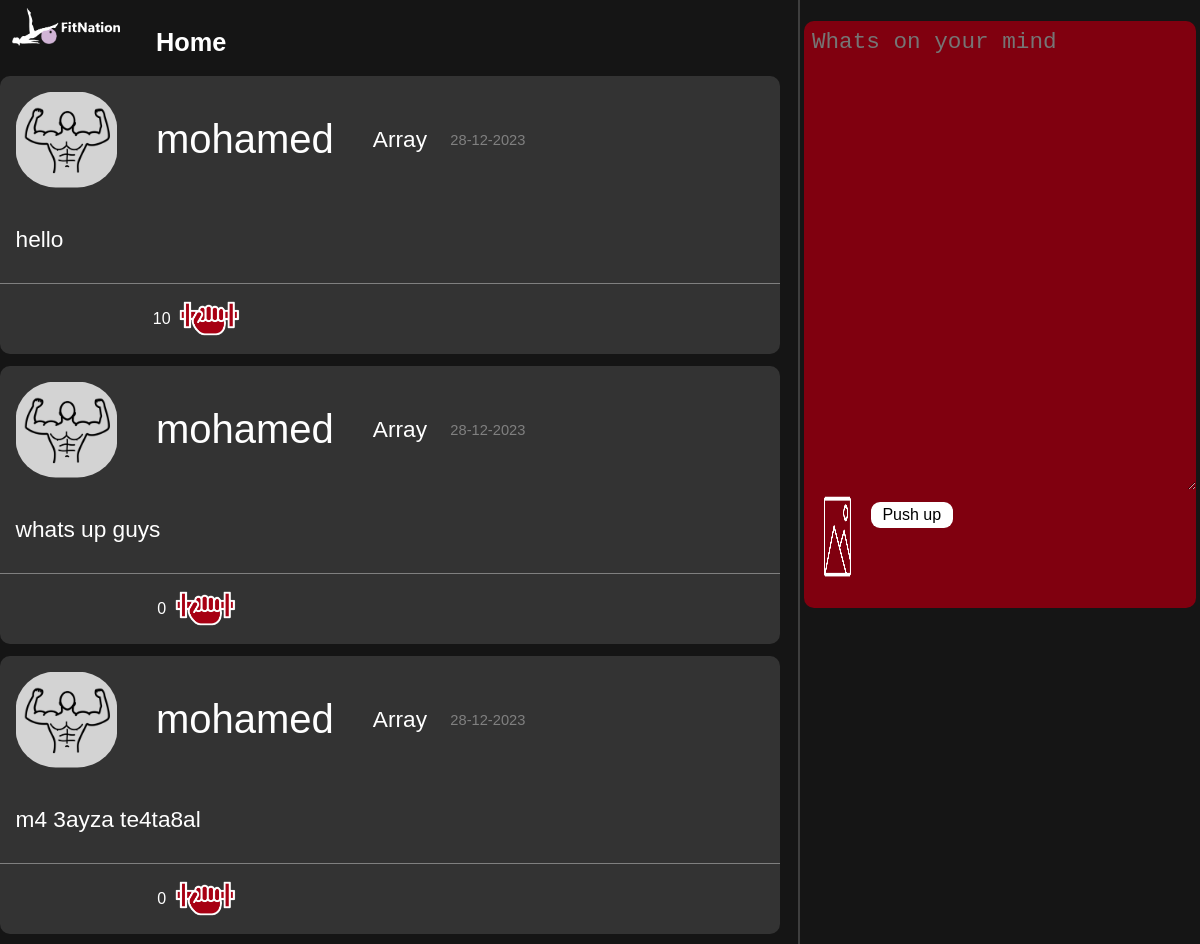
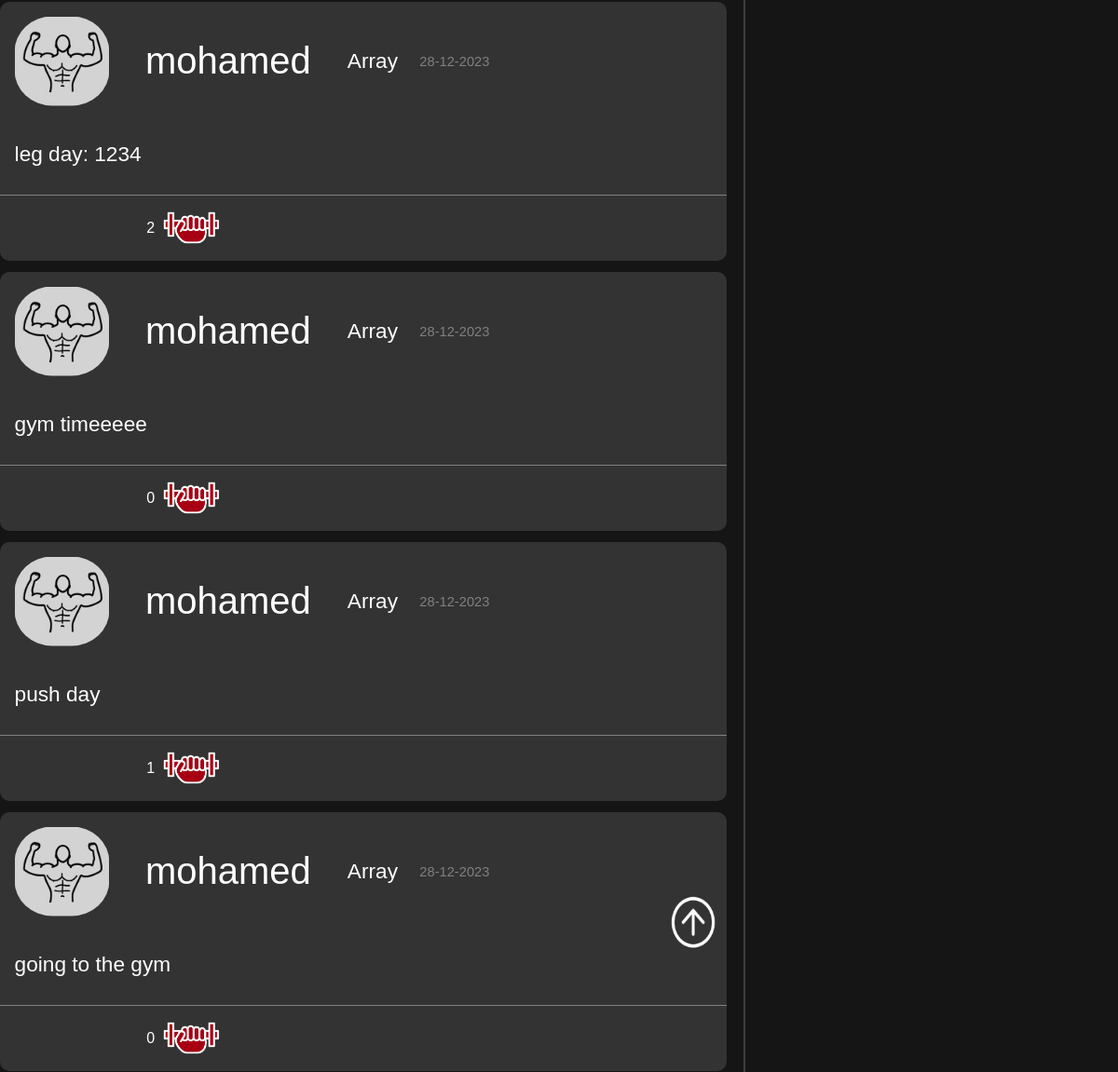
The page /blog.php (signed in) on the database its author committed (2 pictures, top to bottom).
### tables this page shows
CREATE TABLE `posts` (
  `Id` int(11) NOT NULL,
  `UserPosted` varchar(30) NOT NULL,
  `Likes` int(11) NOT NULL,
  `Time` varchar(15) NOT NULL,
  `Text` varchar(140) NOT NULL,
  `Image` varchar(30) NOT NULL
);

CREATE TABLE `user` (
  `ID` int(11) NOT NULL,
  `First_Name` varchar(30) NOT NULL,
  `Last_Name` varchar(30) NOT NULL,
  `Username` varchar(30) NOT NULL,
  `Password` varchar(30) NOT NULL,
  `Email` varchar(30) NOT NULL,
  `Phone_Number` int(11) NOT NULL
);

### blog.php (the view, shortened to what this page needs)
<?php
$con = new mysqli('localhost', 'root', '', 'fitnation');
?>
<html>
<head>
    <link rel="stylesheet" href="css/blog.css" type="text/css" />
</head>
<body>
    <img src="assets/img/logo.png" id="logo">
    <a href="index.php" id="home">Home</a>
    <div id="feed">
        <img src="assets/icons/upIcon.png" id="upImg">
        <?php
        $stmt = $con->prepare('select Id , UserPosted , Likes , Time , Text , Image from posts');
        $stmt->execute();
        $result = $stmt->get_result();
        while ($post = $result->fetch_assoc()) {
            $stmt2 = $con->prepare('select First_Name from user where Username = ?');
            $stmt2->bind_param("s", $post["UserPosted"]);
            $stmt2->execute();
            $result2 = $stmt2->get_result();
            $fname = $result2->fetch_assoc();
        ?>
            <br>
            <div id="post">
                <div id="info">
                    <img src="assets/icons/userProfile.png" id="userImg">
                    <span id="Name"><?php echo $fname['First_Name']; ?> </span>
                    <span id="userName"><?php echo $post["UserPosted"]; ?> </span>
                    <span id="time"><?php echo $post["Time"]; ?></span>
                </div>
                <div id="postContent">
                    <div id="postText">
                        <p><?php echo $post["Text"]; ?></p>
                    </div>
                </div>
                <div id="postIcons">
                    <span style="margin-right: 1%;"><?php echo $post["Likes"]; ?></span>
                    <?php $LikeId = $post["Id"];
                    echo "<a href=\"DB/connections/addLike.php?id=$LikeId\"><img id=\"like\" src=\"assets/icons/like2.png\"></a>" ?>
                </div>
            </div>
        <?php }
        ?>
    </div>
    <div id="rightSide">
        <form action="DB/connections/insertpost.php" method="post" id="newPost">
            <textarea name="textarea" id="textarea" placeholder="Whats on your mind" required></textarea><br>
            <img src="assets/icons/uploadImg.png" id="uploadImg">
            <input type="submit" value="Push up" id="pushUp">
        </form>
    </div>
</body>
</html>

### css/blog.css (style rules this page uses)
html { height: 102%; width: 100%; font-family: "Oswald", sans-serif; }
body { width: 100%; height: 100%; position: relative; margin: 0; background-color: rgb(21, 21, 21); }
#logo { position: absolute; top: 1%; left: 1%; width: 9%; }
#home { text-decoration: none; font-size: 19pt; font-weight: bold; position: absolute; top: 3.5%; left: 13%; color: white; cursor: pointer; }
#feed { position: relative; top: 1%; }
#post { background-color: rgb(51, 51, 51); border-radius: 10px; color: white; width: 65%; position: relative; top: 2%; display: inline-block; margin-top: 1%; }
#info { display: flex; justify-content: flex-start; align-items: center; }
#userImg { width: 13%; padding: 2%; border-radius: 42%; }
#Name { padding: 3%; font-size: 30pt; }
#userName { padding: 2%; font-size: 17pt; }
#time { padding: 1%; font-size: 11pt; color: gray; }
#postText { padding-left: 2%; font-size: 17pt; }
#postIcons { border-top: solid 1px gray; margin-top: 1%; padding: 2%; display: flex; justify-content: center; align-items: center; }
#like { width: 14%; }
#upImg { z-index: 1; position: sticky; cursor: pointer; height: 7%; width: 4%; top: 91%; left: 60%; }
#rightSide { width: 34%; height: 100%; text-align: center; border-left: solid 2px rgb(62 62 62); position: fixed; left: 66.5%; top: 0%; }
#newPost { position: absolute; width: 96%; height: 28%; top: 1%; left: 1%; text-align: center; justify-items: center; background-color: #80000f; border-radius: 10px; }
#textarea { position: absolute; width: 100%; height: 80%; left: 0%; justify-items: center; background-color: unset; border: unset; outline: unset; font-size: 17pt; color: white; padding-top: 2%; padding-left: 2%; }
#uploadImg { position: absolute; width: 7%; height: 14%; left: 5%; top: 81%; cursor: pointer; }
#pushUp { padding: 1% 3%; background-color: white; font-size: 12pt; border: unset; position: absolute; left: 17%; top: 82%; border-radius: 9px; cursor: pointer; }

### rows shown on the page
posts: user.First_Name "mohamed", UserPosted "Array", Time "28-12-2023", Text "hello", Likes "10"
posts: user.First_Name "mohamed", UserPosted "Array", Time "28-12-2023", Text "whats up guys", Likes "0"
posts: user.First_Name "mohamed", UserPosted "Array", Time "28-12-2023", Text "m4 3ayza te4ta8al", Likes "0"
posts: user.First_Name "mohamed", UserPosted "Array", Time "28-12-2023", Text "leg day: 1234", Likes "2"
posts: user.First_Name "mohamed", UserPosted "Array", Time "28-12-2023", Text "gym timeeeee", Likes "0"
posts: user.First_Name "mohamed", UserPosted "Array", Time "28-12-2023", Text "push day", Likes "1"
posts: user.First_Name "mohamed", UserPosted "Array", Time "28-12-2023", Text "going to the gym", Likes "0"
